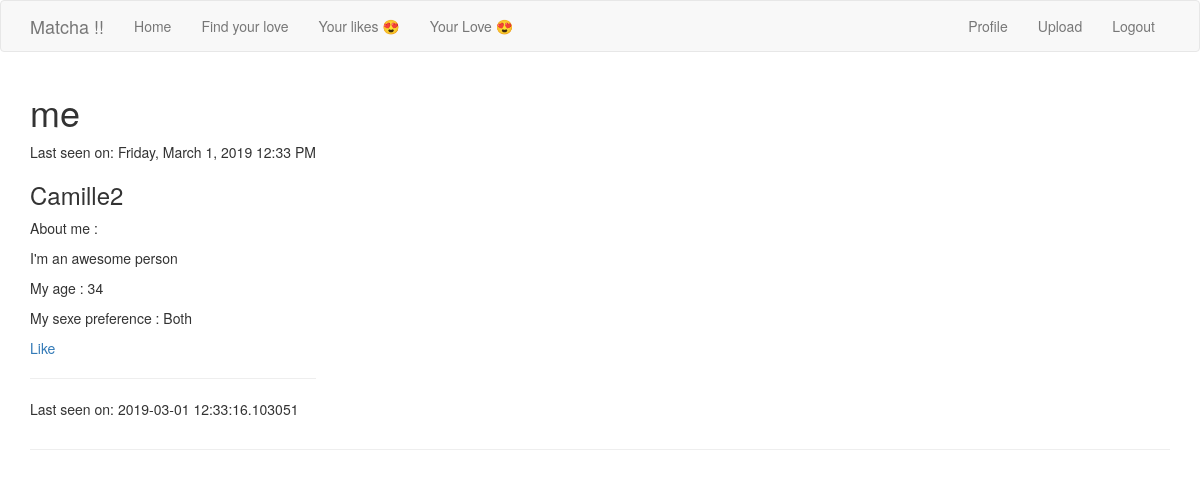
The page /user/me/ (signed in) on the database as committed earlier.
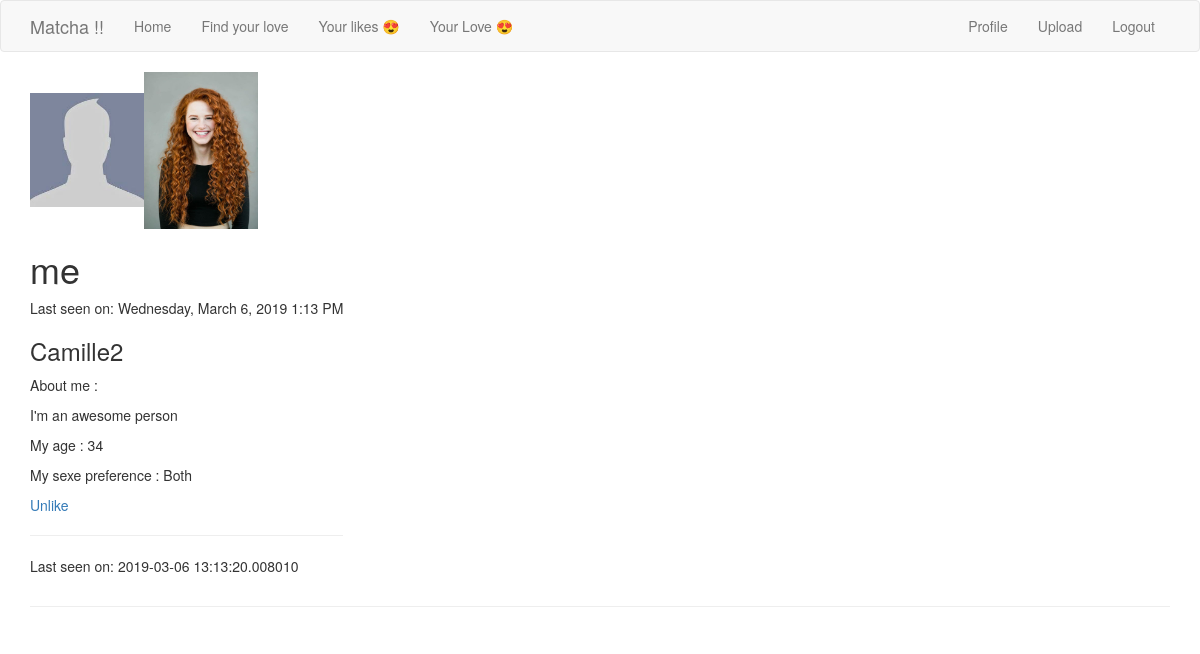
The same page on the database as committed later.
### app/models.py (models this page shows, shortened)
class User(UserMixin, db.Model):
    id = db.Column(db.Integer, primary_key=True)
    username = db.Column(db.String(64), index=True, unique=True)
    firstname = db.Column(db.String(64), index=True)
    email = db.Column(db.String(120), index=True, unique=True)
    password_hash = db.Column(db.String(128))
    age = db.Column(db.Integer, index=True)
    sexpref = db.Column(db.String(64), index=True)
    fame = db.Column(db.Integer, index=True)
    bio = db.Column(db.String(256), index=True)
    last_seen = db.Column(db.DateTime, default=datetime.utcnow)
    path_pic = db.Column(db.String(120), index=True, default=None)
    liked = db.relationship(
        'User', secondary=likes,
        primaryjoin=(likes.c.likes_id == id),
        secondaryjoin=(likes.c.liked_id == id),
        backref=db.backref('likes', lazy='dynamic'),lazy='dynamic'
    )
    def does_like(self, user):
        return self.liked.filter(likes.c.liked_id == user.id).count() > 0

### app/routes.py (the view)
@app.route('/user/<username>/')
@login_required
def user(username):
    user = User.query.filter_by(username=username).first_or_404()
    if not user.path_pic:
        fullfilename = ''
    else :
        fullfilename = os.listdir(os.path.join(app.config['UPLOAD_FOLDER'] + username))
    return render_template('user.html', title='Profile', user=user, user_image = fullfilename, path_pic = user.path_pic)

### app/models.py (called while the page is built)
@login.user_loader
def load_user(id):
    return User.query.get(int(id))

### app/routes.py (called while the page is built)
@app.before_request
def before_request():
    if current_user.is_authenticated:
        current_user.last_seen = datetime.utcnow()
        db.session.commit()

### app/templates/user.html (shortened to what this page needs)
{% extends "base.html" %}
{% block app_content %}
    <table>
        <tr valign="top">
            {% for image in user_image: %}
                <img src="{{ path_pic + '/' + image }}" alt="Beer" style="width:10%">
            {% endfor %}
            <td>
                <h1>{{ user.username }}</h1>
                {% if user.last_seen %}
                    <p>Last seen on: {{ moment(user.last_seen).format('LLLL') }}</p>
                {% endif %}
                <h3>{% if user.firstname %}<p>{{ user.firstname }}</p>{% endif %}</h3>
                {% if user.bio %}<p>About me :</p><p>{{ user.bio }}</p>{% endif %}
                {% if user.age %}<p>My age : {{ user.age }}</p>{% endif %}
                {% if user.sexpref %}<p>My sexe preference : {{ user.sexpref }}</p>{% endif %}
                {% if user == current_user %}
                    <p><a href="{{ url_for('edit_profile') }}">Edit your profile</a></p>
                {% elif not current_user.does_like(user) %}
                    <p><a href="{{ url_for('like', username=user.username) }}">Like</a></p>
                {% else %}
                    <p><a href="{{ url_for('unlike', username=user.username) }}">Unlike</a></p>
                {% endif %}
    <hr>
                {% if user.last_seen %}<p>Last seen on: {{ user.last_seen }}</p>{% endif %}
            </td>
        </tr>
    </table>
    <hr>
{% endblock %}

### app/templates/base.html (shortened to what this page needs)
{% extends 'bootstrap/base.html' %}
    {% block navbar %}
        <nav class="navbar navbar-default">
            <div class="container">
                <div class="navbar-header">
                    <a class="navbar-brand" href="{{ url_for('index') }}">Matcha !!</a>
                </div>
                <div class="collapse navbar-collapse" id="bs-example-navbar-collapse-1">
                    <ul class="nav navbar-nav">
                        <li><a href="{{ url_for('index') }}">Home</a></li>
                        {% if not current_user.is_anonymous %}
                            <li><a href="{{ url_for('explore') }}">Find your love</a></li>
                            <li><a href="{{ url_for('likes_page') }}">Your likes 😍</a></li>
                            <li><a href="{{ url_for('matches_page') }}">Your Love 😍</a></li>
                        {% endif %}
                    </ul>
                    <ul class="nav navbar-nav navbar-right">
                        {% if current_user.is_anonymous %}
                        <li><a href="{{ url_for('login') }}">Login</a></li>
                        {% else %}
                        <li><a href="{{ url_for('user', username=current_user.username) }}">Profile</a></li>
                        <li><a href="{{ url_for('upload') }}">Upload</a></li>
                        <li><a href="{{ url_for('logout') }}">Logout</a></li>
                        {% endif %}
                    </ul>
                </div>
            </div>
        </nav>
    {% endblock %}
    {% block content %}
        <div class="container">
            {% block app_content %}{% endblock %}
        </div>
    {% endblock %}

Rows that differ between the two databases and show on the page:
changed User "me": path_pic: picture added; last_seen "Friday, March 1, 2019 12:33 PM" → "Wednesday, March 6, 2019 1:13 PM"; last_seen "2019-03-01 12:33:16.103051" → "2019-03-06 13:13:20.008010"
Other text that changed with them:
text no longer shown: "Like"
text now shown: "Unlike"
